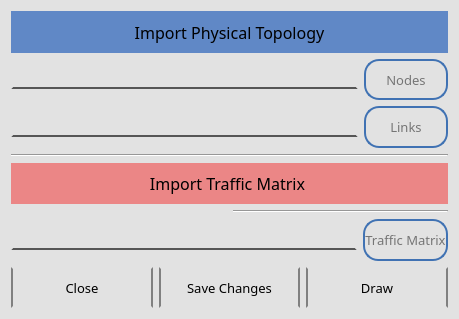
<?xml version="1.0" encoding="UTF-8"?>
<ui version="4.0">
 <class>ImportMenuUI</class>
 <widget class="QWidget" name="ImportMenuUI">
  <property name="geometry">
   <rect>
    <x>0</x>
    <y>0</y>
    <width>459</width>
    <height>319</height>
   </rect>
  </property>
  <property name="windowTitle">
   <string>ImportMenuUI</string>
  </property>
  <property name="styleSheet">
   <string notr="true">background-color:rgb(226, 226, 226);</string>
  </property>
  <layout class="QGridLayout" name="gridLayout">
   <item row="0" column="0" colspan="2">
    <widget class="QLabel" name="PlanningLabel">
     <property name="font">
      <font>
       <family>Bahnschrift SemiBold Condensed</family>
       <pointsize>12</pointsize>
       <weight>7</weight>
       <italic>false</italic>
       <bold>false</bold>
       <underline>false</underline>
       <strikeout>false</strikeout>
       <kerning>true</kerning>
      </font>
     </property>
     <property name="styleSheet">
      <string notr="true">QLabel {
  
	
	font: 63 12pt &quot;Bahnschrift SemiBold Condensed&quot;;
	background-color:  #6088C6;
}</string>
     </property>
     <property name="text">
      <string>Import Physical Topology</string>
     </property>
     <property name="alignment">
      <set>Qt::AlignCenter</set>
     </property>
    </widget>
   </item>
   <item row="1" column="0" colspan="2">
    <layout class="QHBoxLayout" name="horizontalLayout">
     <item>
      <widget class="QLineEdit" name="NodeLineEdit">
       <property name="styleSheet">
        <string notr="true">QLineEdit {
 
    border: 2px solid rgb(226, 226, 226);
	border-bottom-color: rgb(86, 86, 86);
    padding: 0 8px;
    
    selection-background-color: darkgray; 
	font: 8pt &quot;Bahnschrift&quot;;

}</string>
       </property>
      </widget>
     </item>
     <item>
      <widget class="QPushButton" name="NodeButton">
       <property name="maximumSize">
        <size>
         <width>999</width>
         <height>999</height>
        </size>
       </property>
       <property name="font">
        <font>
         <family>Bahnschrift Condensed</family>
         <pointsize>10</pointsize>
         <weight>9</weight>
         <italic>false</italic>
         <bold>false</bold>
        </font>
       </property>
       <property name="styleSheet">
        <string notr="true">QPushButton {
	
	
	font: 75 10pt &quot;Bahnschrift Condensed&quot;;
	
	color: rgb(117, 117, 117);
    border: 2px solid #8f8f91; min-width: 80px;
	border-color: #4072B3; 
    border-radius: 15px;
}

QPushButton:pressed {
    background-color: qlineargradient(x1: 0, y1: 0, x2: 0, y2: 1,
                                      stop: 0 #dadbde, stop: 1 #f6f7fa);
} 


QPushButton:flat {
    border: none; /* no border for a flat push button */
}

QPushButton:default {
    border-color: navy; /* make the default button prominent */
}</string>
       </property>
       <property name="text">
        <string>Nodes</string>
       </property>
      </widget>
     </item>
    </layout>
   </item>
   <item row="2" column="0" colspan="2">
    <layout class="QHBoxLayout" name="horizontalLayout_3">
     <item>
      <widget class="QLineEdit" name="LinkLineEdit">
       <property name="styleSheet">
        <string notr="true">QLineEdit {
 
    border: 2px solid rgb(226, 226, 226);
	border-bottom-color: rgb(86, 86, 86);
    padding: 0 8px;
    
    selection-background-color: darkgray; 
	font: 8pt &quot;Bahnschrift&quot;;

}</string>
       </property>
      </widget>
     </item>
     <item>
      <widget class="QPushButton" name="LinkButton">
       <property name="maximumSize">
        <size>
         <width>999</width>
         <height>999</height>
        </size>
       </property>
       <property name="font">
        <font>
         <family>Bahnschrift Condensed</family>
         <pointsize>10</pointsize>
         <weight>9</weight>
         <italic>false</italic>
         <bold>false</bold>
        </font>
       </property>
       <property name="styleSheet">
        <string notr="true">QPushButton {
	
	
	font: 75 10pt &quot;Bahnschrift Condensed&quot;;
	
	color: rgb(117, 117, 117);
    border: 2px solid #8f8f91; min-width: 80px;
	border-color: #4072B3; 
    border-radius: 15px;
}

QPushButton:pressed {
    background-color: qlineargradient(x1: 0, y1: 0, x2: 0, y2: 1,
                                      stop: 0 #dadbde, stop: 1 #f6f7fa);
} 


QPushButton:flat {
    border: none; /* no border for a flat push button */
}

QPushButton:default {
    border-color: navy; /* make the default button prominent */
}</string>
       </property>
       <property name="text">
        <string>Links</string>
       </property>
      </widget>
     </item>
    </layout>
   </item>
   <item row="3" column="0" colspan="2">
    <widget class="Line" name="line_2">
     <property name="orientation">
      <enum>Qt::Horizontal</enum>
     </property>
    </widget>
   </item>
   <item row="5" column="1">
    <widget class="Line" name="line">
     <property name="orientation">
      <enum>Qt::Horizontal</enum>
     </property>
    </widget>
   </item>
   <item row="6" column="0" colspan="2">
    <layout class="QHBoxLayout" name="horizontalLayout_2">
     <item>
      <widget class="QLineEdit" name="TrafficLineEdit">
       <property name="styleSheet">
        <string notr="true">QLineEdit {
 
    border: 2px solid rgb(226, 226, 226);
	border-bottom-color: rgb(86, 86, 86);
    padding: 0 8px;
    
    selection-background-color: darkgray; 
	font: 8pt &quot;Bahnschrift&quot;;

}</string>
       </property>
      </widget>
     </item>
     <item>
      <widget class="QPushButton" name="TrafficButton">
       <property name="maximumSize">
        <size>
         <width>999</width>
         <height>999</height>
        </size>
       </property>
       <property name="font">
        <font>
         <family>Bahnschrift Condensed</family>
         <pointsize>10</pointsize>
         <weight>9</weight>
         <italic>false</italic>
         <bold>false</bold>
        </font>
       </property>
       <property name="styleSheet">
        <string notr="true">QPushButton {
	
	
	font: 75 10pt &quot;Bahnschrift Condensed&quot;;
	
	color: rgb(117, 117, 117);
    border: 2px solid #8f8f91; min-width: 80px;
	border-color: #4072B3; 
    border-radius: 15px;
}

QPushButton:pressed {
    background-color: qlineargradient(x1: 0, y1: 0, x2: 0, y2: 1,
                                      stop: 0 #dadbde, stop: 1 #f6f7fa);
} 


QPushButton:flat {
    border: none; /* no border for a flat push button */
}

QPushButton:default {
    border-color: navy; /* make the default button prominent */
}</string>
       </property>
       <property name="text">
        <string>Traffic Matrix</string>
       </property>
      </widget>
     </item>
    </layout>
   </item>
   <item row="7" column="0" colspan="2">
    <layout class="QGridLayout" name="gridLayout_2">
     <item row="0" column="1">
      <widget class="QPushButton" name="SaveChangesBitton">
       <property name="maximumSize">
        <size>
         <width>165</width>
         <height>100</height>
        </size>
       </property>
       <property name="font">
        <font>
         <family>Bahnschrift Condensed</family>
         <pointsize>10</pointsize>
         <weight>9</weight>
         <italic>false</italic>
         <bold>false</bold>
        </font>
       </property>
       <property name="styleSheet">
        <string notr="true">QPushButton {
	
	
	 
    font: 75 10pt &quot;Bahnschrift Condensed&quot;;
	
	
    border:2px solid black; min-width: 80px;
	border-color: dark gray; 
    border-radius: 25px;
}

QPushButton:pressed,hover {
    background-color: #EB8686; 
}
QPushButton:hover {
    background-color: #Eb8686; 
}
QPushButton:flat {
    border: none; /* no border for a flat push button */
}

QPushButton:default {
    border-color: navy; /* make the default button prominent */
}</string>
       </property>
       <property name="text">
        <string>Save Changes</string>
       </property>
      </widget>
     </item>
     <item row="0" column="2">
      <widget class="QPushButton" name="DrawButton">
       <property name="maximumSize">
        <size>
         <width>165</width>
         <height>100</height>
        </size>
       </property>
       <property name="font">
        <font>
         <family>Bahnschrift Condensed</family>
         <pointsize>10</pointsize>
         <weight>9</weight>
         <italic>false</italic>
         <bold>false</bold>
        </font>
       </property>
       <property name="styleSheet">
        <string notr="true">QPushButton {
	
	
	 
    font: 75 10pt &quot;Bahnschrift Condensed&quot;;
	
	
    border:2px solid black; min-width: 80px;
	border-color: dark gray; 
    border-radius: 25px;
}

QPushButton:pressed,hover {
    background-color: #EB8686; 
}
QPushButton:hover {
    background-color: #AEC4E5; 
}
QPushButton:flat {
    border: none; /* no border for a flat push button */
}

QPushButton:default {
    border-color: navy; /* make the default button prominent */
}</string>
       </property>
       <property name="text">
        <string>Draw</string>
       </property>
      </widget>
     </item>
     <item row="0" column="0">
      <widget class="QPushButton" name="CloseButton">
       <property name="maximumSize">
        <size>
         <width>165</width>
         <height>100</height>
        </size>
       </property>
       <property name="font">
        <font>
         <family>Bahnschrift Condensed</family>
         <pointsize>10</pointsize>
         <weight>9</weight>
         <italic>false</italic>
         <bold>false</bold>
        </font>
       </property>
       <property name="styleSheet">
        <string notr="true">QPushButton {
	
	
	 
    font: 75 10pt &quot;Bahnschrift Condensed&quot;;
	
	
    border:2px solid black; min-width: 80px;
	border-color: dark gray; 
    border-radius: 25px;
}

QPushButton:pressed,hover {
    background-color: #EB8686; 
}
QPushButton:hover {
    background-color: #c0c0c0; 
}
QPushButton:flat {
    border: none; /* no border for a flat push button */
}

QPushButton:default {
    border-color: navy; /* make the default button prominent */
}</string>
       </property>
       <property name="text">
        <string>Close</string>
       </property>
      </widget>
     </item>
    </layout>
   </item>
   <item row="4" column="0" colspan="2">
    <widget class="QLabel" name="label">
     <property name="font">
      <font>
       <family>Bahnschrift SemiBold Condensed</family>
       <pointsize>12</pointsize>
       <weight>7</weight>
       <italic>false</italic>
       <bold>false</bold>
      </font>
     </property>
     <property name="styleSheet">
      <string notr="true">  QLabel {
	
	font: 63 12pt &quot;Bahnschrift SemiBold Condensed&quot;;
   
  
	background-color: rgb(235, 134, 134);
}</string>
     </property>
     <property name="text">
      <string>Import Traffic Matrix </string>
     </property>
     <property name="alignment">
      <set>Qt::AlignCenter</set>
     </property>
    </widget>
   </item>
  </layout>
 </widget>
 <resources/>
 <connections/>
</ui>
